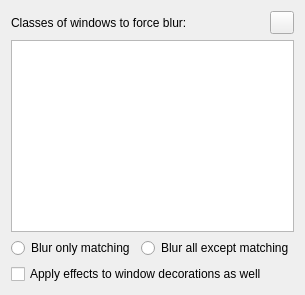
         <widget class="QWidget" name="scrollContentForceblur">
          <layout class="QVBoxLayout">
           <item>
            <layout class="QVBoxLayout">
             <item>
              <layout class="QHBoxLayout">
               <item>
                <widget class="QLabel" name="windowClassesBriefDescription">
                 <property name="sizePolicy">
                  <sizepolicy hsizetype="Expanding" vsizetype="Fixed">
                   <horstretch>0</horstretch>
                   <verstretch>0</verstretch>
                  </sizepolicy>
                 </property>
                 <property name="text">
                  <string>Classes of windows to force blur:</string>
                 </property>
                 <property name="wordWrap">
                  <bool>true</bool>
                 </property>
                </widget>
               </item>
               <item>
                <widget class="KContextualHelpButton" name="windowClassesContextualHelp"/>
               </item>
              </layout>
             </item>
            </layout>
           </item>
           <item>
            <widget class="QPlainTextEdit" name="kcfg_WindowClasses"/>
           </item>
           <item>
            <layout class="QHBoxLayout" name="layoutMatchingMode">
             <item>
              <widget class="QRadioButton" name="kcfg_BlurMatching">
               <property name="text">
                <string>Blur only matching</string>
               </property>
              </widget>
             </item>
             <item>
              <widget class="QRadioButton" name="kcfg_BlurNonMatching">
               <property name="text">
                <string>Blur all except matching</string>
               </property>
              </widget>
             </item>
            </layout>
           </item>
           <item>
            <widget class="QCheckBox" name="kcfg_BlurDecorations">
             <property name="text">
              <string>Apply effects to window decorations as well</string>
             </property>
            </widget>
           </item>
          </layout>
         </widget>
